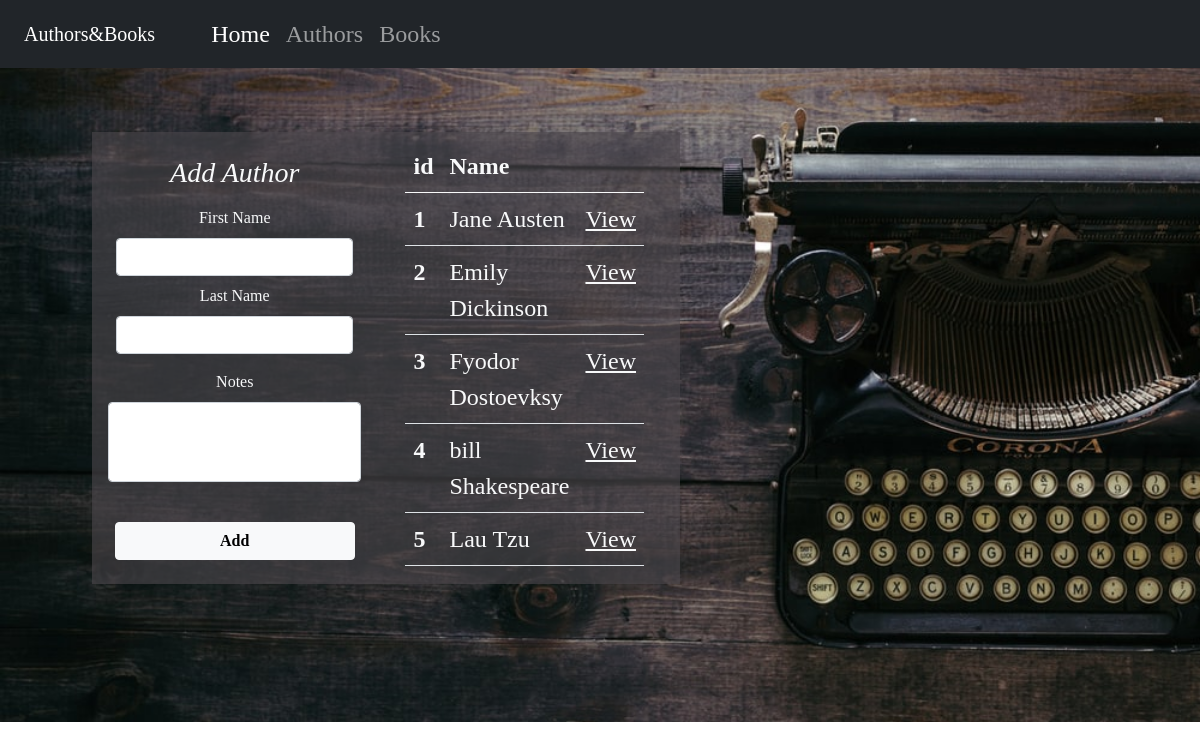
The page /author on the database its author committed.
### books_authors_app/models.py (models this page shows, shortened)
class Author(models.Model):
    first_name = models.CharField(max_length=45)
    last_name = models.CharField(max_length=45)
    books = models.ManyToManyField(Book, related_name="authors")
    notes = models.TextField(default="notes here...")
    created_at = models.DateTimeField(auto_now_add=True)
    updated_at = models.DateTimeField(auto_now=True)

### books_authors_app/views.py (the view)
# urls.py: path("author", views.author),
def author(request):
    books = Book.objects.all()
    authors = Author.objects.all()
    context = {"books": books, "authors": authors}
    return render(request, "authors.html", context)

### books_authors_app/templates/authors.html (shortened to what this page needs)
<!DOCTYPE html>
<html lang="en">
  <head>
    <link href="https://cdn.jsdelivr.net/npm/bootstrap@5.0.2/dist/css/bootstrap.min.css" rel="stylesheet">
    {% load static %}
    <link rel="stylesheet" href="{% static 'css/style_author.css' %}">
  </head>
  <body>
    <nav class="navbar navbar-expand-lg navbar-dark bg-dark navbar-fixed-top">
      <a class="navbar-brand ps-4 me-5">Authors&Books</a>
      <div class="collapse navbar-collapse" id="navbarNavAltMarkup">
        <div class="navbar-nav">
          <a class="nav-item nav-link active" href="/">Home</a>
          <a class="nav-item nav-link" href="/author">Authors</a>
          <a class="nav-item nav-link" href="/book">Books</a>
        </div>
      </div>
    </nav>
  <div class="container-fluid">
    <div class="row inline-block text-light contenedor">
      <form class="col my-2 text-center" action="/add_author" method='POST' id="formulario">
          <h4 class="fst-italic fs-3">Add Author</h4>
          <div class="col px-2 py-2">
            <label for="nombre" class="form-label">First Name</label>
            <input type="text" class="form-control" id="nombre" name='nombre'>
            <label for="apellido" class="form-label">Last Name</label>
            <input type="text" class="form-control" id='apellido' name='apellido'>
          </div>
            <label for="notas" class="form-label">Notes</label>
            <input type="textarea" class="overflow-auto form-control" id="notas" name="notas">
          <button type="submit" class="btn btn-light fw-bold text-center" id="btn_enviar">Add</button>
      </form>
      <div class="col fs-4" id="tabla">
        <div class="tabla  my-2 me-4" id='act'>
          <table class="table text-light">
            <thead>
              <tr>
                <th scope="col">id</th>
                <th scope="col">Name</th>
                <th scope="col"></th>
              </tr>
            </thead>
            <tbody>
              {% for author in authors %}
              <tr>
                <th scope="row">{{author.id}}</th>
                <td>{{author.first_name}} {{author.last_name}}</td>
                <td><a class="text-light" href="/authors/{{author.id}}" readonly name="a_id"> View </a></td>
              </tr>
              {% endfor %}
            </tbody>
          </table>
        </div>
      </div>
    </div>
    </div>
  </body>
</html>

### books_authors_app/static/css/style_author.css (style rules this page uses)
.navbar { font-family: "Times New Roman", Times, serif; font-size: 1.5rem; }
.container-fluid { margin: 0 auto; background-image: url("../img/writer.png"); background-size: cover; background-position: center; display: inline-block; height: 654px; font-family: "Times New Roman", Times, serif; }
.contenedor { background: rgb(77, 72, 78, 0.6); margin-top: 4rem; margin-left: 5rem; float: left; width: 50%; height: fit-content; }
#formulario { text-align: center; width: fit-content; padding: 1rem; margin-right: 1rem; }
.tabla { height: 27rem; border: 0.5px black; overflow-x: hidden; overflow-y: scroll; }
#notas { height: 5rem; }
.form-control { margin-bottom: 0.5rem; }
.btn { width: 15rem; margin-top: 2rem; }

### rows shown on the page
Author: id "1", first_name "Jane", last_name "Austen"
Author: id "2", first_name "Emily", last_name "Dickinson"
Author: id "3", first_name "Fyodor", last_name "Dostoevksy"
Author: id "4", first_name "bill", last_name "Shakespeare"
Author: id "5", first_name "Lau", last_name "Tzu"
